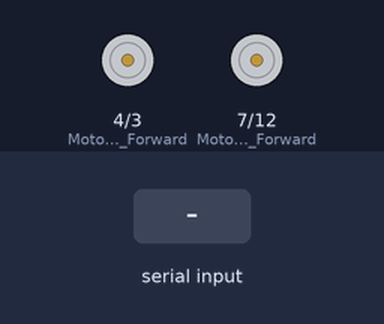
This sketch was run on a simulated Arduino Uno, built with avr-gcc and run on an emulated ATmega328P. Parts: motor-driver pin pairs drawn as motors (green arrow = first pin HIGH = forward, orange = second pin HIGH = backward, longer = more drive, scaled by the enable pin). Inputs (shaded band) come from the test bench. What the sketch prints to the serial monitor is not drawn.

Above: at 1.2 s.
1.3 s: "1" received over Serial
At 2.3 s:
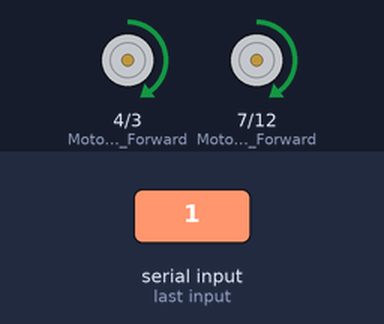
2.8 s: "2" received over Serial
At 3.4 s:
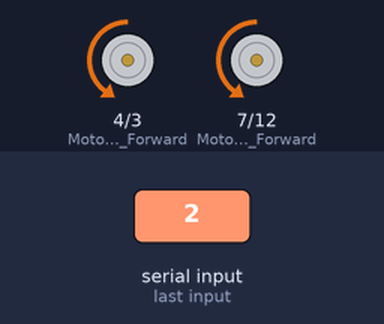
4.3 s: "3" received over Serial
At 4.6 s:
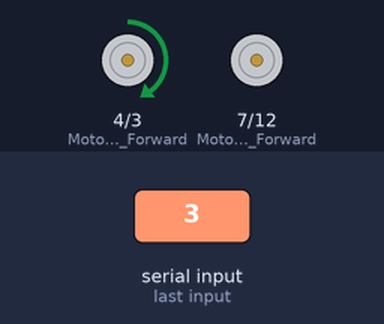
5.8 s: "4" received over Serial
At 6.9 s:
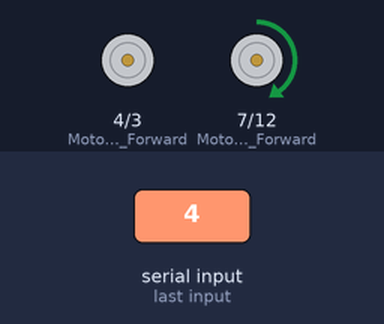
7.3 s: "5" received over Serial
At 8.1 s:
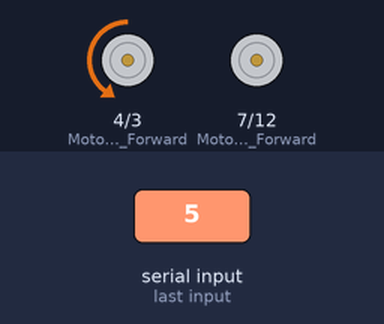
8.8 s: "6" received over Serial
At 9.2 s:
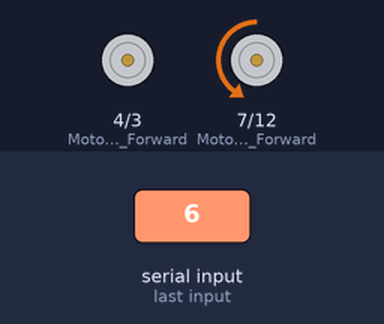
Timing chart, 0 to 11.3 s (numbered marks = the images above; inputs shaded):
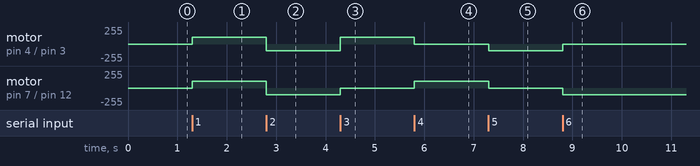

Measured:
- after the input at 1.3 s, motor on pin 4 (Motor_A_Forward) / pin 3 (Motor_A_Reverse), motor on pin 7 (Motor_B_Forward) / pin 12 (Motor_B_Reverse): stopped → forward 100/255 at once
- after the input at 2.8 s, motor on pin 4 (Motor_A_Forward) / pin 3 (Motor_A_Reverse), motor on pin 7 (Motor_B_Forward) / pin 12 (Motor_B_Reverse): forward 100/255 → backward 100/255 at once
- after the input at 4.3 s, motor on pin 4 (Motor_A_Forward) / pin 3 (Motor_A_Reverse): backward 100/255 → forward 100/255 at once; motor on pin 7 (Motor_B_Forward) / pin 12 (Motor_B_Reverse): backward 100/255 → stopped at once
- after the input at 5.8 s, motor on pin 4 (Motor_A_Forward) / pin 3 (Motor_A_Reverse): forward 100/255 → stopped at once; motor on pin 7 (Motor_B_Forward) / pin 12 (Motor_B_Reverse): stopped → forward 100/255 at once
- after the input at 7.3 s, motor on pin 4 (Motor_A_Forward) / pin 3 (Motor_A_Reverse): stopped → backward 100/255 at once; motor on pin 7 (Motor_B_Forward) / pin 12 (Motor_B_Reverse): forward 100/255 → stopped at once
- after the input at 8.8 s, motor on pin 4 (Motor_A_Forward) / pin 3 (Motor_A_Reverse): backward 100/255 → stopped at once; motor on pin 7 (Motor_B_Forward) / pin 12 (Motor_B_Reverse): stopped → backward 100/255 at once

The sketch:

Bluetooth_Arduino_Motor_Code.ino
```cpp
int Motor_A_Enable = 9;
int Motor_A_Reverse = 3;
int Motor_A_Forward = 4;

int Motor_B_Enable = 10;
int Motor_B_Reverse = 12;
int Motor_B_Forward = 7;

void setup() {
  // put your setup code here, to run once:
  Serial.begin(9600);

  pinMode(Motor_A_Enable, OUTPUT);
  pinMode(Motor_A_Forward, OUTPUT);
  pinMode(Motor_A_Reverse, OUTPUT);

  pinMode(Motor_B_Enable, OUTPUT);
  pinMode(Motor_B_Forward, OUTPUT);
  pinMode(Motor_B_Reverse, OUTPUT);
}

void loop() {

  if(Serial.available() > 0)
  {
    char data;
    data = Serial.read();
    Serial.write(Serial.read());

    switch (data)
    {
      case '1': //FORWARD
        analogWrite(Motor_B_Enable, 100);
        analogWrite(Motor_A_Enable, 100);
        digitalWrite(Motor_A_Reverse, LOW);
        digitalWrite(Motor_B_Reverse, LOW);
        digitalWrite(Motor_A_Forward, HIGH);
        digitalWrite(Motor_B_Forward, HIGH);
        break;
      case '2': //REVERSE
        analogWrite(Motor_B_Enable, 100);
        analogWrite(Motor_A_Enable, 100);
        digitalWrite(Motor_A_Forward, LOW);
        digitalWrite(Motor_B_Forward, LOW);
        digitalWrite(Motor_A_Reverse, HIGH);
        digitalWrite(Motor_B_Reverse, HIGH);
        break;
      case '3': //FORWARD LEFT
        analogWrite(Motor_A_Enable, 100);
        analogWrite(Motor_B_Enable, 0);
        digitalWrite(Motor_A_Reverse, LOW);
        digitalWrite(Motor_A_Forward, HIGH);
        break;
      case '4': //FORWARD RIGHT
        analogWrite(Motor_B_Enable, 100);
        analogWrite(Motor_A_Enable, 0);
        digitalWrite(Motor_B_Reverse, LOW);
        digitalWrite(Motor_B_Forward, HIGH);
        break;
      case '5': //REVERSE LEFT
        analogWrite(Motor_A_Enable, 100);
        analogWrite(Motor_B_Enable, 0);
        digitalWrite(Motor_A_Reverse, HIGH);
        digitalWrite(Motor_A_Forward, LOW);
        break;
      case '6': //REVERSE RIGHT
        analogWrite(Motor_B_Enable, 100);
        analogWrite(Motor_A_Enable, 0);
        digitalWrite(Motor_B_Reverse, HIGH);
        digitalWrite(Motor_B_Forward, LOW);
        break;
      default: //If bluetooth module receives any value not listed above, both motors turn off
        analogWrite(Motor_A_Enable, 0);
        analogWrite(Motor_B_Enable, 0);
    }
  }
}
```
